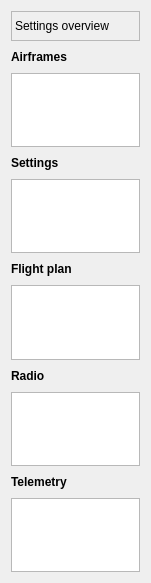
           <widget class="QWidget" name="scrollAreaWidgetContents_2">
            <property name="geometry">
             <rect>
              <x>0</x>
              <y>0</y>
              <width>151</width>
              <height>583</height>
             </rect>
            </property>
            <layout class="QGridLayout" name="gridLayout_15">
             <item row="0" column="0">
              <widget class="QLabel" name="label_18">
               <property name="minimumSize">
                <size>
                 <width>0</width>
                 <height>30</height>
                </size>
               </property>
               <property name="maximumSize">
                <size>
                 <width>16777215</width>
                 <height>30</height>
                </size>
               </property>
               <property name="frameShape">
                <enum>QFrame::StyledPanel</enum>
               </property>
               <property name="text">
                <string>Settings overview</string>
               </property>
               <property name="textFormat">
                <enum>Qt::AutoText</enum>
               </property>
               <property name="scaledContents">
                <bool>false</bool>
               </property>
              </widget>
             </item>
             <item row="1" column="0">
              <widget class="QLabel" name="label_39">
               <property name="minimumSize">
                <size>
                 <width>0</width>
                 <height>20</height>
                </size>
               </property>
               <property name="maximumSize">
                <size>
                 <width>16777215</width>
                 <height>20</height>
                </size>
               </property>
               <property name="font">
                <font>
                 <weight>75</weight>
                 <bold>true</bold>
                </font>
               </property>
               <property name="text">
                <string>Airframes</string>
               </property>
              </widget>
             </item>
             <item row="2" column="0">
              <widget class="QListWidget" name="airframes_overview_2">
               <property name="sizePolicy">
                <sizepolicy hsizetype="Expanding" vsizetype="Expanding">
                 <horstretch>0</horstretch>
                 <verstretch>0</verstretch>
                </sizepolicy>
               </property>
               <property name="minimumSize">
                <size>
                 <width>0</width>
                 <height>0</height>
                </size>
               </property>
               <property name="maximumSize">
                <size>
                 <width>16777215</width>
                 <height>16777215</height>
                </size>
               </property>
               <property name="toolTip">
                <string/>
               </property>
               <property name="frameShape">
                <enum>QFrame::StyledPanel</enum>
               </property>
               <property name="textElideMode">
                <enum>Qt::ElideLeft</enum>
               </property>
              </widget>
             </item>
             <item row="3" column="0">
              <widget class="QLabel" name="label_40">
               <property name="minimumSize">
                <size>
                 <width>0</width>
                 <height>20</height>
                </size>
               </property>
               <property name="maximumSize">
                <size>
                 <width>16777215</width>
                 <height>20</height>
                </size>
               </property>
               <property name="font">
                <font>
                 <weight>75</weight>
                 <bold>true</bold>
                </font>
               </property>
               <property name="text">
                <string>Settings</string>
               </property>
              </widget>
             </item>
             <item row="4" column="0">
              <widget class="QListWidget" name="settings_overview_2">
               <property name="sizePolicy">
                <sizepolicy hsizetype="Expanding" vsizetype="Expanding">
                 <horstretch>0</horstretch>
                 <verstretch>0</verstretch>
                </sizepolicy>
               </property>
               <property name="minimumSize">
                <size>
                 <width>0</width>
                 <height>0</height>
                </size>
               </property>
               <property name="maximumSize">
                <size>
                 <width>16777215</width>
                 <height>16777215</height>
                </size>
               </property>
               <property name="toolTip">
                <string/>
               </property>
               <property name="frameShape">
                <enum>QFrame::StyledPanel</enum>
               </property>
               <property name="textElideMode">
                <enum>Qt::ElideLeft</enum>
               </property>
              </widget>
             </item>
             <item row="5" column="0">
              <widget class="QLabel" name="label_41">
               <property name="minimumSize">
                <size>
                 <width>0</width>
                 <height>20</height>
                </size>
               </property>
               <property name="maximumSize">
                <size>
                 <width>16777215</width>
                 <height>20</height>
                </size>
               </property>
               <property name="font">
                <font>
                 <weight>75</weight>
                 <bold>true</bold>
                </font>
               </property>
               <property name="text">
                <string>Flight plan</string>
               </property>
              </widget>
             </item>
             <item row="6" column="0">
              <widget class="QListWidget" name="flight_plan_overview_2">
               <property name="sizePolicy">
                <sizepolicy hsizetype="Expanding" vsizetype="Expanding">
                 <horstretch>0</horstretch>
                 <verstretch>0</verstretch>
                </sizepolicy>
               </property>
               <property name="minimumSize">
                <size>
                 <width>0</width>
                 <height>0</height>
                </size>
               </property>
               <property name="maximumSize">
                <size>
                 <width>16777215</width>
                 <height>16777215</height>
                </size>
               </property>
               <property name="toolTip">
                <string/>
               </property>
               <property name="frameShape">
                <enum>QFrame::StyledPanel</enum>
               </property>
               <property name="textElideMode">
                <enum>Qt::ElideLeft</enum>
               </property>
              </widget>
             </item>
             <item row="7" column="0">
              <widget class="QLabel" name="label_42">
               <property name="minimumSize">
                <size>
                 <width>0</width>
                 <height>20</height>
                </size>
               </property>
               <property name="maximumSize">
                <size>
                 <width>16777215</width>
                 <height>20</height>
                </size>
               </property>
               <property name="font">
                <font>
                 <weight>75</weight>
                 <bold>true</bold>
                </font>
               </property>
               <property name="text">
                <string>Radio</string>
               </property>
              </widget>
             </item>
             <item row="8" column="0">
              <widget class="QListWidget" name="radio_overview_2">
               <property name="sizePolicy">
                <sizepolicy hsizetype="Expanding" vsizetype="Expanding">
                 <horstretch>0</horstretch>
                 <verstretch>0</verstretch>
                </sizepolicy>
               </property>
               <property name="minimumSize">
                <size>
                 <width>0</width>
                 <height>0</height>
                </size>
               </property>
               <property name="maximumSize">
                <size>
                 <width>16777215</width>
                 <height>16777215</height>
                </size>
               </property>
               <property name="toolTip">
                <string/>
               </property>
               <property name="frameShape">
                <enum>QFrame::StyledPanel</enum>
               </property>
               <property name="textElideMode">
                <enum>Qt::ElideLeft</enum>
               </property>
              </widget>
             </item>
             <item row="9" column="0">
              <widget class="QLabel" name="label_43">
               <property name="minimumSize">
                <size>
                 <width>0</width>
                 <height>20</height>
                </size>
               </property>
               <property name="maximumSize">
                <size>
                 <width>16777215</width>
                 <height>20</height>
                </size>
               </property>
               <property name="font">
                <font>
                 <weight>75</weight>
                 <bold>true</bold>
                </font>
               </property>
               <property name="text">
                <string>Telemetry</string>
               </property>
              </widget>
             </item>
             <item row="10" column="0">
              <widget class="QListWidget" name="telemetry_overview_2">
               <property name="sizePolicy">
                <sizepolicy hsizetype="Expanding" vsizetype="Expanding">
                 <horstretch>0</horstretch>
                 <verstretch>0</verstretch>
                </sizepolicy>
               </property>
               <property name="minimumSize">
                <size>
                 <width>0</width>
                 <height>0</height>
                </size>
               </property>
               <property name="maximumSize">
                <size>
                 <width>16777215</width>
                 <height>16777215</height>
                </size>
               </property>
               <property name="toolTip">
                <string/>
               </property>
               <property name="frameShape">
                <enum>QFrame::StyledPanel</enum>
               </property>
               <property name="textElideMode">
                <enum>Qt::ElideLeft</enum>
               </property>
              </widget>
             </item>
            </layout>
           </widget>
